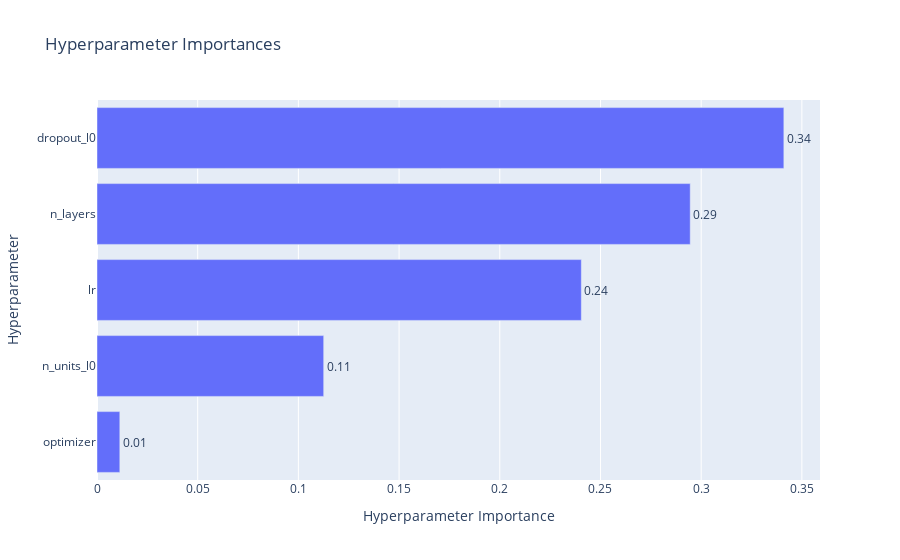

Source (notebook cell):
### Code cell


### Figure 1 — Plotly figure (JSON) as saved in the notebook; plotly's stock layout.template omitted (floating-point values rounded to 4 significant figures)
{"data": [{"cliponaxis": false, "hovertemplate": ["optimizer (CategoricalDistribution): 0.01132958964248468<extra></extra>", "n_units_l0 (IntDistribution): 0.11256356614301478<extra></extra>", "lr (FloatDistribution): 0.24049110731640805<extra></extra>", "n_layers (IntDistribution): 0.2945656384469997<extra></extra>", "dropout_l0 (FloatDistribution): 0.34105009845109274<extra></extra>"], "name": "Objective Value", "orientation": "h", "text": ["0.01", "0.11", "0.24", "0.29", "0.34"], "textposition": "outside", "type": "bar", "x": [0.01133, 0.1126, 0.2405, 0.2946, 0.3411], "y": ["optimizer", "n_units_l0", "lr", "n_layers", "dropout_l0"]}], "layout": {"title": {"text": "Hyperparameter Importances"}, "xaxis": {"title": {"text": "Hyperparameter Importance"}}, "yaxis": {"title": {"text": "Hyperparameter"}}}}
